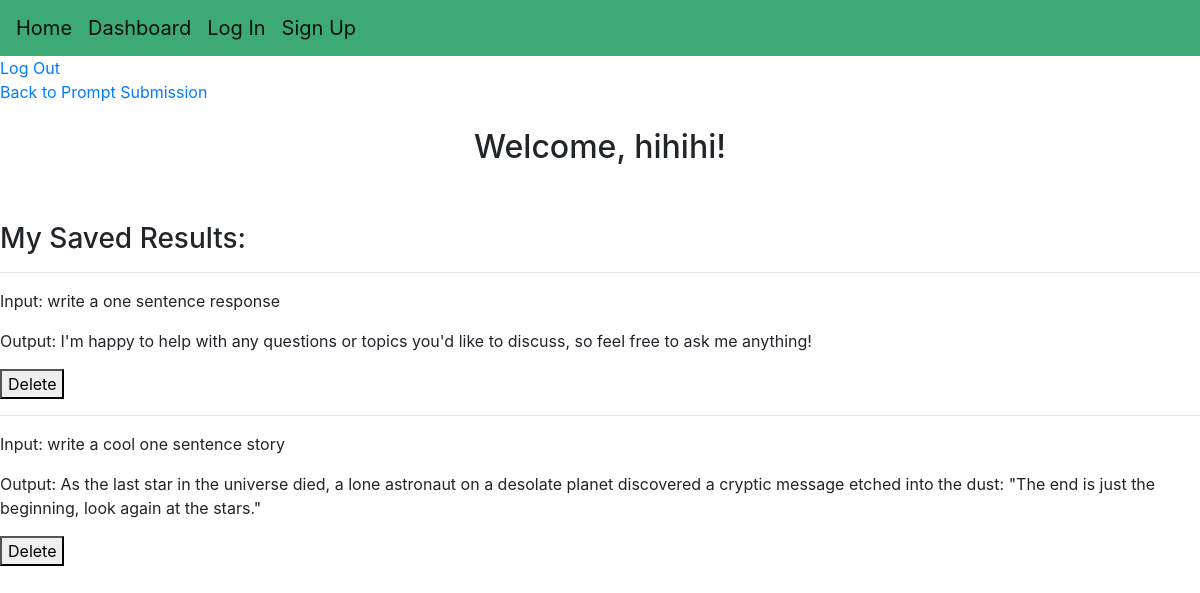
The page /dashboard (signed in) on the database its author committed.
### app.py (models this page shows)
class User(db.Model, UserMixin):
     id = db.Column(db.Integer, primary_key=True)
     username = db.Column(db.String(20), nullable=False, unique=True)
     password = db.Column(db.String(80), nullable=False)

class Prompts(db.Model):
     id = db.Column(db.Integer, primary_key=True)
     user = db.Column(db.String)
     input = db.Column(db.String(1000), nullable=False, unique=False)
     output = db.Column(db.String(1000), nullable=False)

### app.py (the view)
@app.route('/dashboard', methods=["POST", "GET"])
@login_required
def dashboard():
    finalUserPrompts = []
    userPrompts = Prompts.query.filter_by(user = session['user']).all()
    for entry in userPrompts:
        prompt = {}
        prompt["Search"] = entry.id
        prompt["Input"] = entry.input
        prompt["Output"] = entry.output
        finalUserPrompts.append(prompt)
    return render_template('dashboard.html', userPrompts = finalUserPrompts)

### app.py (called while the page is built)
@login_manager.user_loader
def load_user(user_id):
     return User.query.get(int(user_id))

### templates/dashboard.html
{% extends "index.html" %}
{% block content %}
<a href="{{ url_for('logout') }}">Log Out</a><br>
<a href="{{ url_for('hello') }}">Back to Prompt Submission</a>
<br><br>
<center><h2>Welcome, {{ current_user.username }}!</h2></center> <br><br>
<h3>My Saved Results:</h3>
{% for prompt in userPrompts%}
    <hr></hr>
    {% for key, value in prompt.items() %}
        {% if key == 'Search' %}
            <p> </p>
        {% else %}
            <p>{{ key }}: {{ value }}</p>
        {% endif %}
    {% endfor %}
        <form action="{{ url_for('delete', id=prompt["Search"]) }}">
        <button type="submit">Delete</button>
    {% endfor %}
{% endblock %}

### rows shown on the page
User: username "hihihi"
Prompts: key "Input", input "write a one sentence response", key "Output", output "I'm happy to help with any questions or topics you'd like to discuss, so feel free to ask me anything!"
Prompts: key "Input", input "write a cool one sentence story", key "Output", output "As the last star in the universe died, a lone astronaut on a desolate planet discovered a cryptic message etched into the dust: \"The end is just the beginning, look again at the stars.\""
